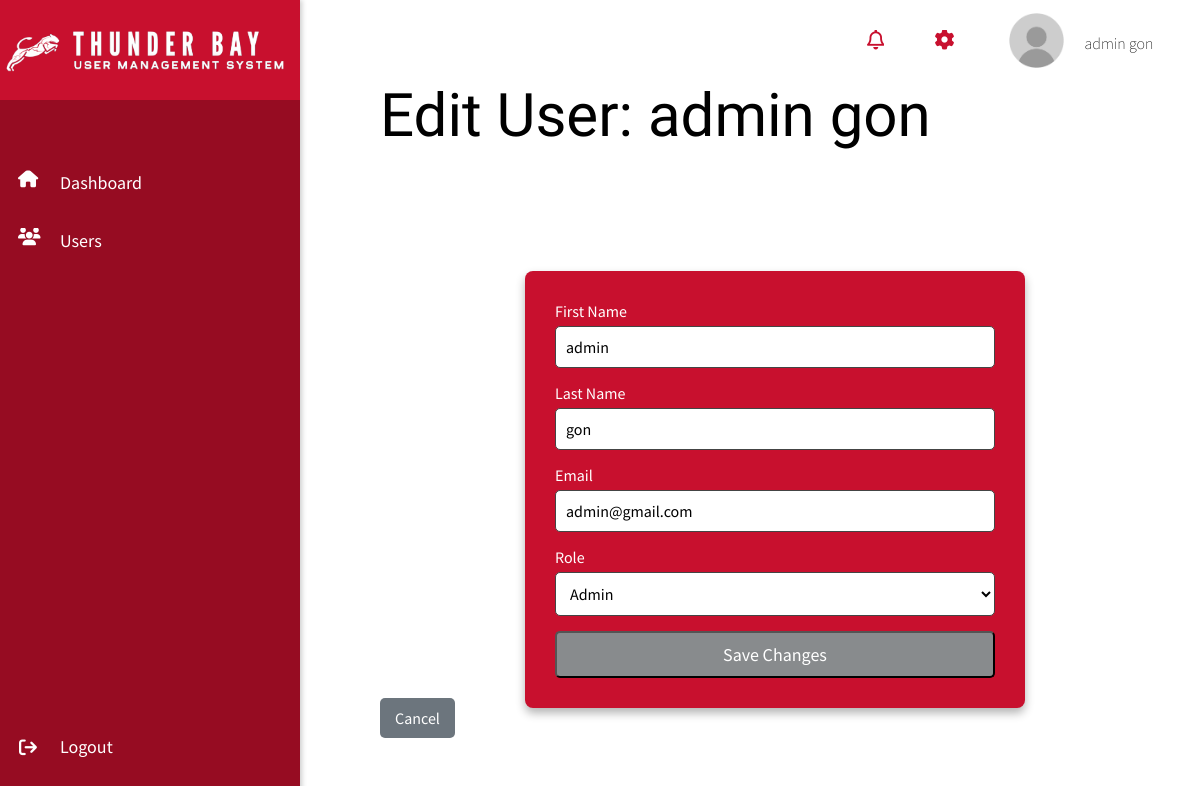
Page /user/6/edit/ (signed in) on the earlier database version.
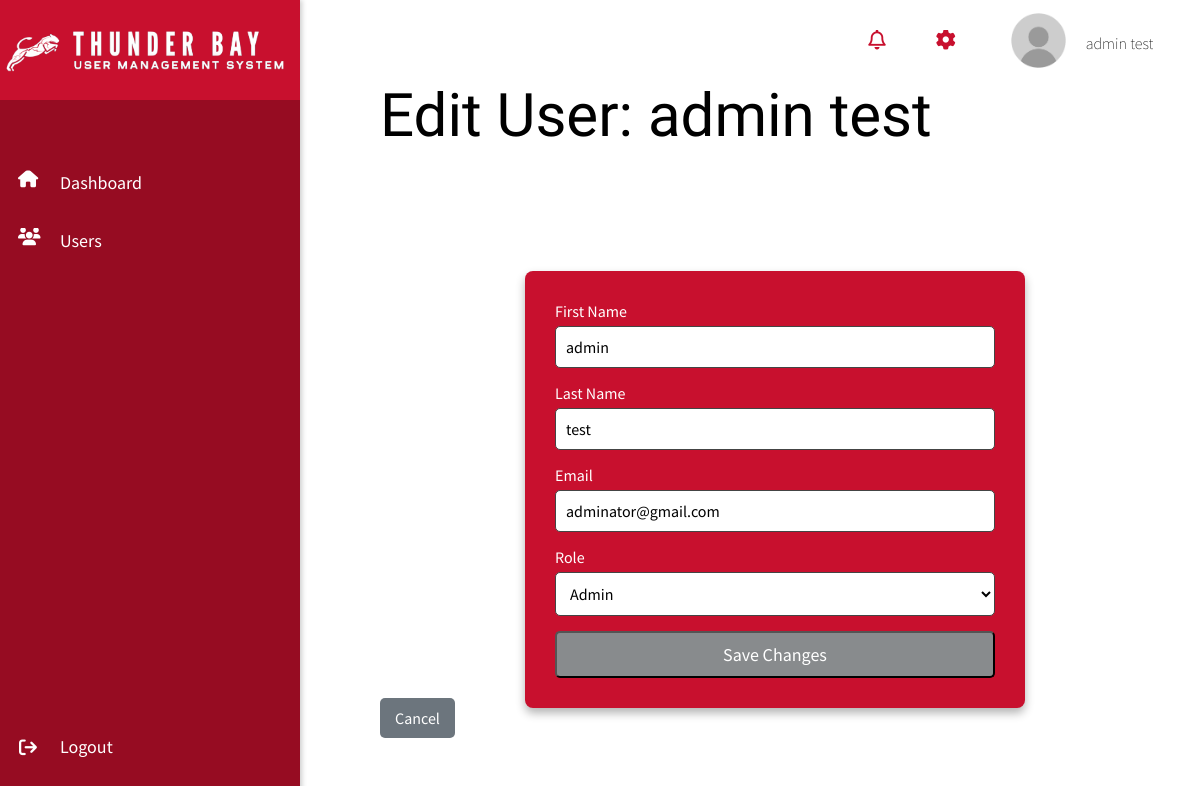
Same page on the later database version.
### usr_mgmt_app/models.py (models this page shows, shortened)
class UserProfile(AbstractUser):
    ROLE_CHOICES = [
        ('admin', 'Admin'),
        ('moderator', 'Moderator'),
        ('user', 'User'),
    ]
    role = models.CharField(max_length=10, choices=ROLE_CHOICES, default='user')
    is_active = models.BooleanField(default=True)
    created_at = models.DateTimeField(auto_now_add=True)
    updated_at = models.DateTimeField(auto_now=True)
    signature = models.ImageField(upload_to='signatures/', null=True, blank=True)
    groups = models.ManyToManyField(Group, related_name="userprofile_groups", blank=True)
    user_permissions = models.ManyToManyField(Permission, related_name="userprofile_permissions", blank=True)
    class Meta:
        permissions = [
            ("can_read", "Can read data"),
            ("can_edit", "Can edit data"),
            ("can_manage_users", "Can activate/deactivate and delete users"),
            ("can_approve", "Can approve requests"),  # Added new permission
        ]

### usr_mgmt_app/views.py (the view, shortened to what this page needs)
# urls.py: path('user/<int:user_id>/edit/', views.user_edit, name='user_edit'),  # Edit user
@permission_required('usr_mgmt_app.can_edit', raise_exception=True)
def user_edit(request, user_id):
    user = get_object_or_404(UserProfile, id=user_id)
    return render(request, "user_edit.html", {"user": user})

### templates/user_edit.html (shortened to what this page needs)
{% load static %}
<!DOCTYPE html>
<html lang="en">
<head>
    <link rel="stylesheet" href="{% static 'css/dashboard.css' %}">
    <link rel="stylesheet" href="{% static 'css/user_form.css' %}">
</head>
<body>
    <nav class="navbar">
        <div class="navbar-content">
            <i id = "notifications_icon" class="fa-regular fa-bell"></i>
            <i id = "settings_icon" class="fa-solid fa-gear"></i>
            <div class = "navbar_user">
                <img class = "profile_picture" src="{% static 'images/default_profile.png' %}" alt="profile picture">
                <span class = "navbar_username">{{ user.first_name }} {{ user.last_name }}</span>
            </div>
        </div>
    </nav>
    <div class="sidebar">
        <div class = "logoContainer">
            <img class = "logo" src="{% static 'images/logo2.png' %}" alt="logo">
        </div>
        <div class="sidebar-content">
            <i id = "homeicon" class="fa-solid fa-house"></i>
            <i id = "usersicon" class="fa-solid fa-users"></i>
            <a href="{% url 'dashboard' %}">Dashboard</a>
            <a href="{% url 'user_list' %}">Users</a>
        </div>
        <div class="logout-container">
            <a href="{% url 'logout' %}" class="logout-btn">Logout</a>
            <i id = "logoutIcon" class="fa-solid fa-arrow-right-from-bracket"></i>
        </div>
    </div>
    <div class="main-content">
        <h1>Edit User: {{ user.first_name }} {{ user.last_name }}</h1>
        <form method="POST" action="{% url 'user_edit' user.id %}" class="user-form">
            <label for="id_first_name">First Name</label>
            <input type="text" id="id_first_name" name="first_name" value="{{ user.first_name }}" required>
            <label for="id_last_name">Last Name</label>
            <input type="text" id="id_last_name" name="last_name" value="{{ user.last_name }}" required>
            <label for="id_email">Email</label>
            <input type="email" id="id_email" name="email" value="{{ user.email }}" required>
            <label for="id_role">Role</label>
            <select id="id_role" name="role">
                <option value="admin" {% if user.role == 'admin' %}selected{% endif %}>Admin</option>
            </select>
            <button type="submit" class="btn-submit">Save Changes</button>
        </form>
    <a href="{% url 'user_list' %}" class="btn-back">Cancel</a>
    </div>
</body>
</html>

Differences in the rows shown:
changed UserProfile "admin": last_name "gon" → "test"; email "admin@gmail.com" → "adminator@gmail.com"
